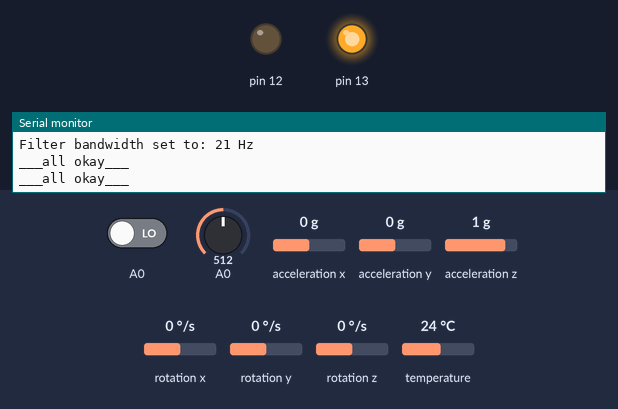
This sketch was run on a simulated Arduino Uno, built with avr-gcc and run on an emulated ATmega328P. Shown: output pins drawn as LEDs (lit = HIGH), the last lines printed to the serial monitor. The inputs (shaded band) are chosen by the test bench; at power-on: acceleration x 0 g, A0 = 512, A0 LOW, acceleration y 0 g, acceleration z 1 g, rotation x 0 °/s, rotation y 0 °/s, rotation z 0 °/s, temperature 24 °C.

Above: at 1.3 s.
1.4 s: acceleration x set to 0.4 g
At 2.7 s:
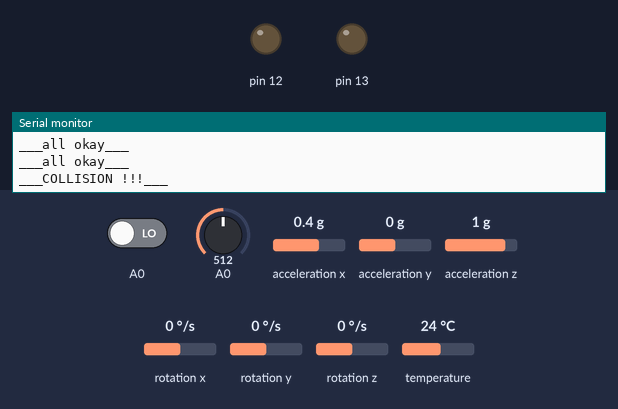
3.6 s: A0 set to 583
5.1 s: A0 set to 610
Timing chart, 0 to 8.1 s (numbered marks = the images above; inputs shaded):
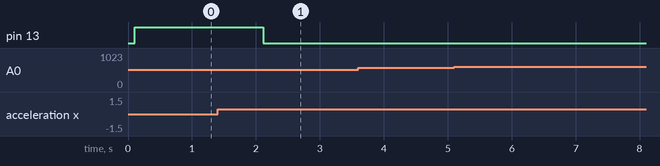

Measured:
- the behaviour switches between 0.2 and 0.3 g on acceleration x (found by bisection; images 0 and 1)
- after the input at 1.4 s, pin 13: HIGH → LOW after 0.71 s

The sketch:

acc_threshold_check.ino
```cpp
#include <Adafruit_MPU6050.h>
#include <Adafruit_Sensor.h>
#include <Wire.h>

Adafruit_MPU6050 mpu;
double x;
double y;
double z;
int speed1;
bool seatbelt;

void setup(void) {
  pinMode(14,INPUT);pinMode(12,OUTPUT);
  pinMode(13,OUTPUT);

  Serial.begin(115200);
  while (!Serial)
    delay(10);

  Serial.println("Adafruit MPU6050 test!");

  // Try to initialize!
  if (!mpu.begin()) {
    Serial.println("Failed to find MPU6050 chip");
    while (1) {
      delay(10);
    }
  }
  Serial.println("MPU6050 Found!");

  mpu.setAccelerometerRange(MPU6050_RANGE_8_G);
  Serial.print("Accelerometer range set to: ");
  switch (mpu.getAccelerometerRange()) {
  case MPU6050_RANGE_2_G:
    Serial.println("+-2G");
    break;
  case MPU6050_RANGE_4_G:
    Serial.println("+-4G");
    break;
  case MPU6050_RANGE_8_G:
    Serial.println("+-8G");
    break;
  case MPU6050_RANGE_16_G:
    Serial.println("+-16G");
    break;
  }
  mpu.setGyroRange(MPU6050_RANGE_500_DEG);
  Serial.print("Gyro range set to: ");
  switch (mpu.getGyroRange()) {
  case MPU6050_RANGE_250_DEG:
    Serial.println("+- 250 deg/s");
    break;
  case MPU6050_RANGE_500_DEG:
    Serial.println("+- 500 deg/s");
    break;
  case MPU6050_RANGE_1000_DEG:
    Serial.println("+- 1000 deg/s");
    break;
  case MPU6050_RANGE_2000_DEG:
    Serial.println("+- 2000 deg/s");
    break;
  }

  mpu.setFilterBandwidth(MPU6050_BAND_21_HZ);
  Serial.print("Filter bandwidth set to: ");
  switch (mpu.getFilterBandwidth()) {
  case MPU6050_BAND_260_HZ:
    Serial.println("260 Hz");
    break;
  case MPU6050_BAND_184_HZ:
    Serial.println("184 Hz");
    break;
  case MPU6050_BAND_94_HZ:
    Serial.println("94 Hz");
    break;
  case MPU6050_BAND_44_HZ:
    Serial.println("44 Hz");
    break;
  case MPU6050_BAND_21_HZ:
    Serial.println("21 Hz");
    break;
  case MPU6050_BAND_10_HZ:
    Serial.println("10 Hz");
    break;
  case MPU6050_BAND_5_HZ:
    Serial.println("5 Hz");
    break;
  }

  Serial.println("");
  delay(100);
}

void loop() {int flag1=0,flag2=0;


  sensors_event_t a, g, temp;
  mpu.getEvent(&a, &g, &temp);


  speed1=analogRead(A0);
  seatbelt=digitalRead(14);


  x=a.acceleration.x;
  y=a.acceleration.y;
  z=a.acceleration.z;

  if(speed1>600 && seatbelt==0){
    Serial.print("___Wear Seat Belt Bro___");
    flag1=0;flag2=1;
  }

  else if((x+y+z)>12.4){
    Serial.print("___COLLISION !!!___");
    flag1=1;flag2=0;

  }

  else {

  Serial.print("___all okay___");
  flag1=0;flag2=0;

  }

  digitalWrite(13,!(flag1 | flag2));


  // Serial.print("Acceleration X: ");
  // Serial.print(a.acceleration.x);
  // Serial.print(", Y: ");
  // Serial.print(a.acceleration.y);
  // Serial.print(", Z: ");
  // Serial.print(a.acceleration.z);
  // Serial.println(" m/s^2");

  // Serial.print("Rotation X: ");
  // Serial.print(g.gyro.x);
  // Serial.print(", Y: ");
  // Serial.print(g.gyro.y);
  // Serial.print(", Z: ");
  // Serial.print(g.gyro.z);
  // Serial.println(" rad/s");

  // Serial.print("Temperature: ");
  // Serial.print(temp.temperature);
  // Serial.println(" degC");

  Serial.println("");
  delay(1000);
}
```

Base64.cpp
```cpp
// (licence header left out)
#if (defined(__AVR__))
#include <avr\pgmspace.h>
#else
#include <pgmspace.h>
#endif

const char PROGMEM b64_alphabet[] = "ABCDEFGHIJKLMNOPQRSTUVWXYZ"
		"abcdefghijklmnopqrstuvwxyz"
		"0123456789+/";

/* 'Private' declarations */
inline void a3_to_a4(unsigned char * a4, unsigned char * a3);
inline void a4_to_a3(unsigned char * a3, unsigned char * a4);
inline unsigned char b64_lookup(char c);

int base64_encode(char *output, char *input, int inputLen) {
	int i = 0, j = 0;
	int encLen = 0;
	unsigned char a3[3];
	unsigned char a4[4];

	while(inputLen--) {
		a3[i++] = *(input++);
		if(i == 3) {
			a3_to_a4(a4, a3);

			for(i = 0; i < 4; i++) {
				output[encLen++] = pgm_read_byte(&b64_alphabet[a4[i]]);
			}

			i = 0;
		}
	}

	if(i) {
		for(j = i; j < 3; j++) {
			a3[j] = '\0';
		}

		a3_to_a4(a4, a3);

		for(j = 0; j < i + 1; j++) {
			output[encLen++] = pgm_read_byte(&b64_alphabet[a4[j]]);
		}

		while((i++ < 3)) {
			output[encLen++] = '=';
		}
	}
	output[encLen] = '\0';
	return encLen;
}

int base64_decode(char * output, char * input, int inputLen) {
	int i = 0, j = 0;
	int decLen = 0;
	unsigned char a3[3];
	unsigned char a4[4];


	while (inputLen--) {
		if(*input == '=') {
			break;
		}

		a4[i++] = *(input++);
		if (i == 4) {
			for (i = 0; i <4; i++) {
				a4[i] = b64_lookup(a4[i]);
			}

			a4_to_a3(a3,a4);

			for (i = 0; i < 3; i++) {
				output[decLen++] = a3[i];
			}
			i = 0;
		}
	}

	if (i) {
		for (j = i; j < 4; j++) {
			a4[j] = '\0';
		}

		for (j = 0; j <4; j++) {
			a4[j] = b64_lookup(a4[j]);
		}

		a4_to_a3(a3,a4);

		for (j = 0; j < i - 1; j++) {
			output[decLen++] = a3[j];
		}
	}
	output[decLen] = '\0';
	return decLen;
}

int base64_enc_len(int plainLen) {
	int n = plainLen;
	return (n + 2 - ((n + 2) % 3)) / 3 * 4;
}

int base64_dec_len(char * input, int inputLen) {
	int i = 0;
	int numEq = 0;
	for(i = inputLen - 1; input[i] == '='; i--) {
		numEq++;
	}

	return ((6 * inputLen) / 8) - numEq;
}

inline void a3_to_a4(unsigned char * a4, unsigned char * a3) {
	a4[0] = (a3[0] & 0xfc) >> 2;
	a4[1] = ((a3[0] & 0x03) << 4) + ((a3[1] & 0xf0) >> 4);
	a4[2] = ((a3[1] & 0x0f) << 2) + ((a3[2] & 0xc0) >> 6);
	a4[3] = (a3[2] & 0x3f);
}

inline void a4_to_a3(unsigned char * a3, unsigned char * a4) {
	a3[0] = (a4[0] << 2) + ((a4[1] & 0x30) >> 4);
	a3[1] = ((a4[1] & 0xf) << 4) + ((a4[2] & 0x3c) >> 2);
	a3[2] = ((a4[2] & 0x3) << 6) + a4[3];
}

inline unsigned char b64_lookup(char c) {
	if(c >='A' && c <='Z') return c - 'A';
	if(c >='a' && c <='z') return c - 71;
	if(c >='0' && c <='9') return c + 4;
	if(c == '+') return 62;
	if(c == '/') return 63;
	return -1;
}
```
